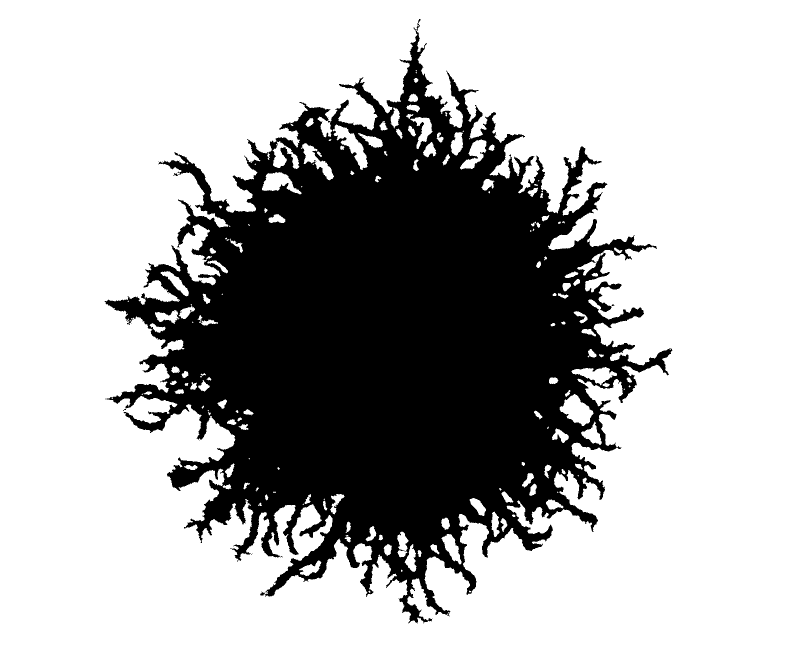
%> input picture Plotting/summary-statistic/AWRI 796 50um s5 233h 4X binary.tif, 1602 x 1305 px (shown at 1/2 size)
$ octave summary_statistic_figs.m   (GNU Octave 9; MATLAB toolbox functions it lacks are replaced by stand-ins)
%> lines starting %> are read from the running program, lines starting %| are printed output that depends on the picture; in (x1, y1, x2, y2) boxes, pixels count from 0 and x2, y2 are one past the last pixel; in counts of white or black regions, pixels touching at a corner belong together; the program's own positions count from 1
### Plotting/summary-statistic/get_csr_radius_v2.m
% this function finds the complete spatial randomness (CSR) radius of a
% given binary yeast colony rcsr. It also outputs the center of the colony
% as well as the maximum radius.
%
% AUTHOR: KAI LI
% DATE: 22 Mar 2024
%
% INPUT:
%       I: a binary colony of the simulation or exeriment
%       del: typically set to 4. See Binder et al. (2015).
%
% OUTPUT:
%
%       x0: the x-coordinates of the centre
%       y0: the y-coordinates of the centre
%       rmax: maximum raidus of colony
%       rcsr: the complete spatial randomness radius

function [x0,y0,rmax,rcsr] = get_csr_radius_v2(I,del)

    % get centre of colony
    measurements = regionprops(I, 'Centroid');
    Image_centre = measurements.Centroid;

    % find maximum radius
    dist = bwdist(I);

    [y_max,x_max]=find(dist==0);

    xc_max = x_max-Image_centre(1);
    yc_max = y_max-Image_centre(2);

    E_dist_max = sqrt(xc_max.^2+yc_max.^2);

    rmax = max(E_dist_max);

    % calculate mean field density. See Binder et al (2015).

    [Y,X] = find(I);
    x0 = Image_centre(1);
    y0 = Image_centre(2);

    rho = sum(I(:))/(pi*rmax^2);
    L = round(rmax/del);
    fr = nan(L,1);

    for i = 1:L
        n_mi = sum(sum(((X-x0).^2+(Y-y0).^2 <= (del*(i-1))^2)));
        n_i = sum(sum(((X-x0).^2+(Y-y0).^2 <= (del*i)^2)));
        cr = n_i - n_mi;
        fr(i) = cr/(pi*rho*del^2*(2*i-1));
    end

    [~, min_idx] = min(abs(1-fr));

    % calculate the CSR radius
    rcsr = min_idx*del;
end

### Plotting/summary-statistic/summary_statistic_figs.m
% this script makes the skeletonized image and cropped colony figures using
% CSR radius
%
% 18 April 2024
% Kai Li

clear
clc
close all

% read in data
AWRI796_50um = imread("AWRI 796 50um s5 233h 4X binary.tif") < 0.5;
%> AWRI796_50um: size 1305x1602 logical; 30.3% white; 1 white region, box (x1, y1, x2, y2) and area: (209, 38, 1345, 1247) 632547
SW = imread("Simi White s14 237h 4X binary.tif") < 0.5;
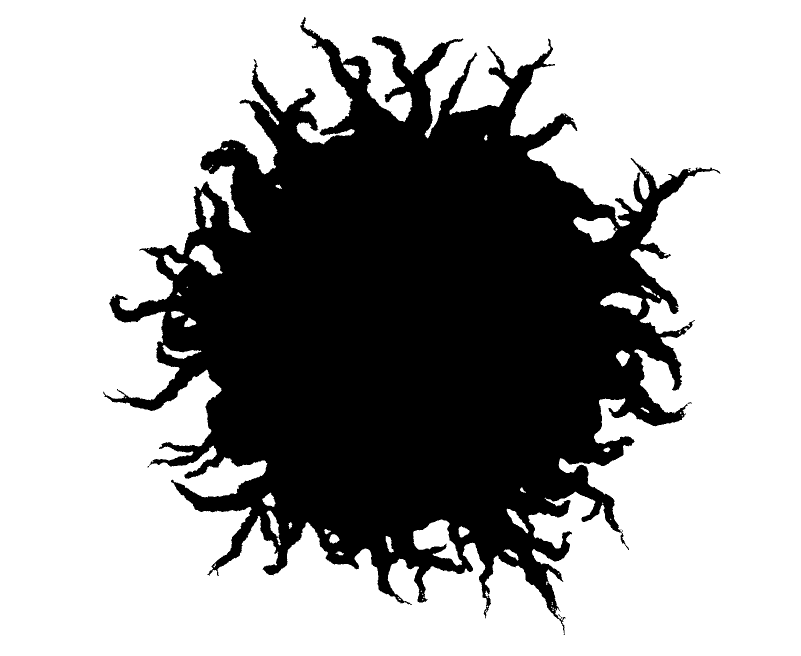
%> input picture Plotting/summary-statistic/Simi White s14 237h 4X binary.tif, 1602 x 1312 px (shown at 1/2 size)
%> SW: size 1312x1602 logical; 35.5% white; 1 white region, box (x1, y1, x2, y2) and area: (206, 34, 1441, 1270) 745704
AWRI796_500um = imread("AWRI 796 500um s14 233h 4X binary.tif") < 0.5;
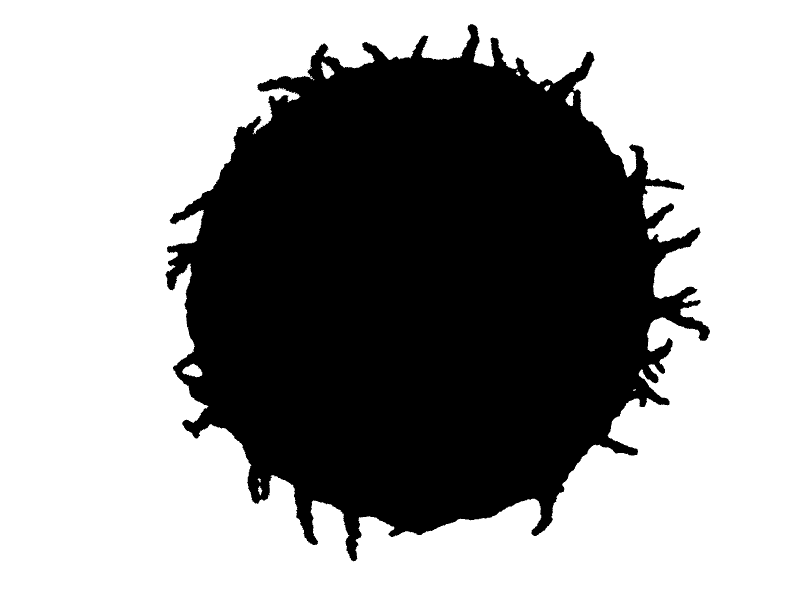
%> input picture Plotting/summary-statistic/AWRI 796 500um s14 233h 4X binary.tif, 1600 x 1200 px (shown at 1/2 size)
%> AWRI796_500um: size 1200x1600 logical; 38.9% white; 1 white region, box (x1, y1, x2, y2) and area: (331, 48, 1420, 1123) 747232

colony = AWRI796_50um;
colony(end:end+100,:) = 0;
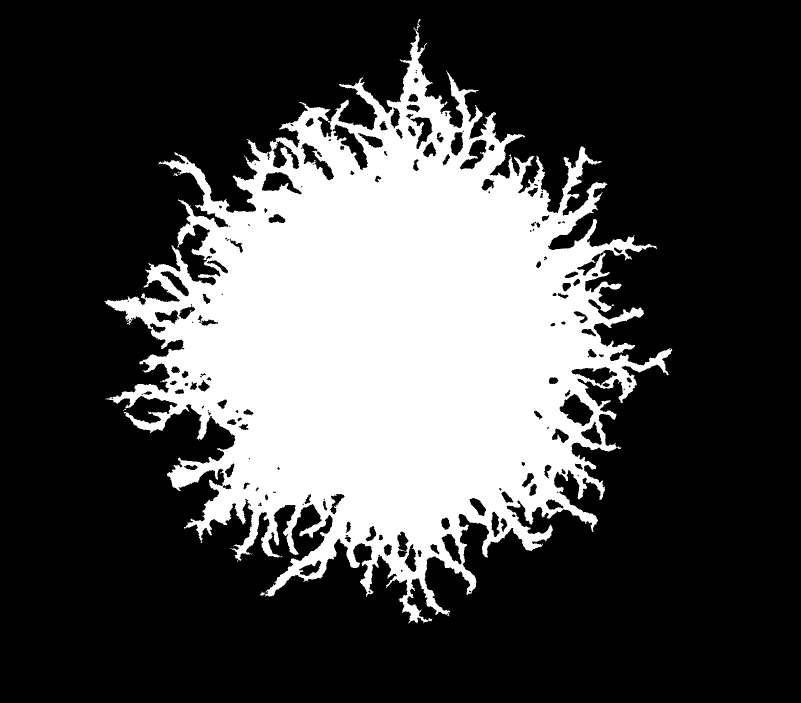
%> colony: size 1405x1602 logical (shown at 1/2 size); 28.1% white; 1 white region, box (x1, y1, x2, y2) and area: (209, 38, 1345, 1247) 632547

cut = 100; % padding binary figure

%% get radii
[x0,y0,rmax,rcsr] = get_csr_radius_v2(colony,4);
%> in get_csr_radius_v2, `measurements = regionprops(I, 'Centroid');`: measurements = 1 region; Centroid: [777.8 682.8]
%> in get_csr_radius_v2, `Image_centre = measurements.Centroid;`: Image_centre = [777.8 682.8]
%> in get_csr_radius_v2, `dist = bwdist(I);`:
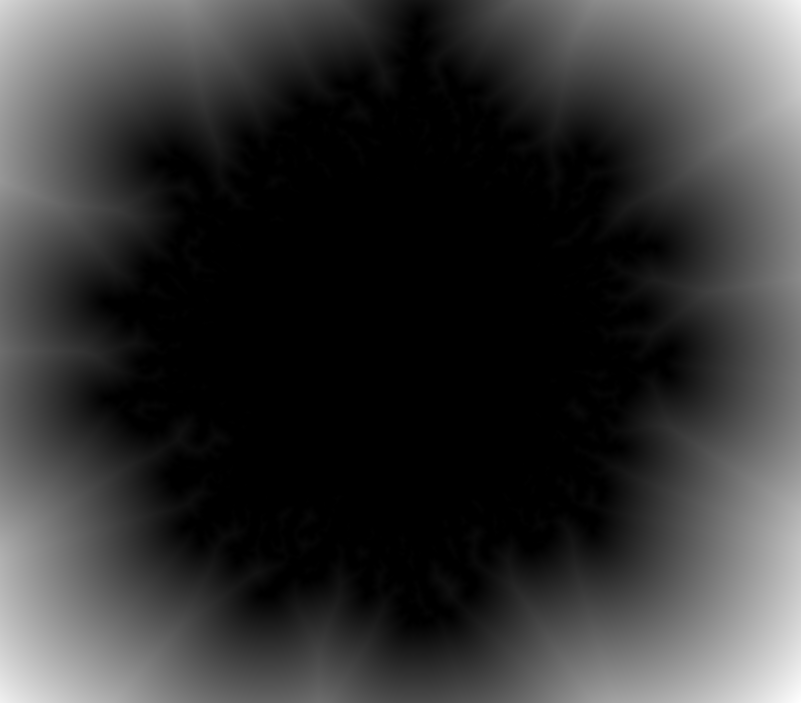
%> dist: size 1405x1602 single (shown at 1/2 size); min 0, max 537.1, mean 110.7; drawn with min black and max white
%> in get_csr_radius_v2, `[y_max,x_max]=find(dist==0);`: y_max = 632547 values from 39 to 1247; x_max = 632547 values from 210 to 1345
%> in get_csr_radius_v2, `rmax = max(E_dist_max);`: rmax = 646.9
%> in get_csr_radius_v2, `[Y,X] = find(I);`: Y = 632547 values from 39 to 1247; X = 632547 values from 210 to 1345
%> in get_csr_radius_v2, `x0 = Image_centre(1);`: x0 = 777.8
%> in get_csr_radius_v2, `y0 = Image_centre(2);`: y0 = 682.8
%> in get_csr_radius_v2, `rho = sum(I(:))/(pi*rmax^2);`: rho = 0.481
%> in get_csr_radius_v2, `L = round(rmax/del);`: L = 162
%> the loop in get_csr_radius_v2, `for i = 1:L` made 162 passes
%> (n_mi, n_i, cr) on passes 1 to 3: (0, 52, 52), (52, 202, 150), (202, 454, 252)
%> after the loop in get_csr_radius_v2, `for i = 1:L`: fr = 162 values, max 2.15 at index 1, min 0.000907 at index 160, mean 1.42
%> in get_csr_radius_v2, `[~, min_idx] = min(abs(1-fr));`: min_idx = 113
%> in get_csr_radius_v2, `rcsr = min_idx*del;`: rcsr = 452
%> x0 = 777.8; y0 = 682.8; rmax = 646.9; rcsr = 452

% get a matrix to crop out the centre of the colony based on csr radius
M = zeros(size(colony,1),size(colony,2));
M(round(y0),round(x0)) = 1;
%> M: size 1405x1602 double; values 0 (black) and 1 (white), 0% white in thin lines or dots, all inside (x1, y1, x2, y2) = (777, 682, 778, 683)
R = bwdist(M);
C = R >= rcsr;
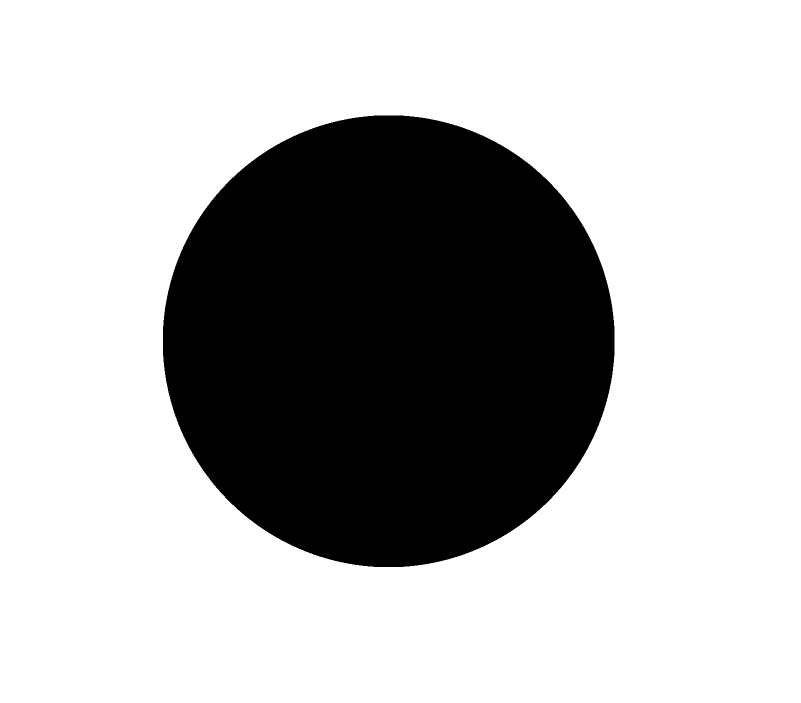
%> C: size 1405x1602 logical (shown at 1/2 size); 71.5% white; 1 black region, box (x1, y1, x2, y2) and area: (326, 231, 1229, 1134) 641801

% crop a quarter of the colony
T = zeros(size(colony,1),size(colony,2));
T(1:round(y0),1:round(x0)) = 1;
%> T: size 1405x1602 double; values 0 (black) and 1 (white), 23.6% white; 1 white region, box (x1, y1, x2, y2) and area: (0, 0, 778, 683) 531374

% skeletonize
skeleton = bwmorph(colony.*C, 'skel', Inf);
%> skeleton: size 1405x1602 logical; 0.58% white in thin lines or dots, all inside (x1, y1, x2, y2) = (209, 38, 1344, 1247)

%% plotting skeletonized colony fig (b)

colony_crop = colony.*C;
%> colony_crop: size 1405x1602 double; values 0 (black) and 1 (white), 3.2% white; 58 white regions (8 under 20 px), largest, box (x1, y1, x2, y2) and area: (678, 38, 904, 247) 9014, (772, 1128, 901, 1247) 4462, (209, 586, 332, 680) 4405

if size(skeleton,2) == 1602
    skeleton(:,1:cut) = [];
%> skeleton: size 1405x1502 logical; 0.62% white in thin lines or dots, all inside (x1, y1, x2, y2) = (109, 38, 1244, 1247)
    skeleton(:,end-cut-42:end) = [];
    colony_crop(:,1:cut) = [];
%> colony_crop: size 1405x1502 double; values 0 (black) and 1 (white), 3.4% white; 58 white regions (8 under 20 px), largest, box (x1, y1, x2, y2) and area: (578, 38, 804, 247) 9014, (672, 1128, 801, 1247) 4462, (109, 586, 232, 680) 4405
    colony_crop(:,end-cut-42:end) = [];
end

imshow(skeleton<0.5)
circle(x0-cut,y0,rcsr);
%> (this line was passed over: circle is not available in this run)
circle(x0-cut,y0,rmax);
%> (this line was passed over: circle is not available in this run)
hold on
plot(x0-cut,y0,'ro')
legend(["rcsr","rmax", "centre"],'FontSize',24)
%> figure, not shown here; shown at 1/2 size
% exportgraphics(gcf,'skeleton_v2.pdf','ContentType','vector')

%% plot of colony crop
pause(0.1)
figure
imshow(colony_crop<0.5)
circle(x0-cut,y0,rcsr);
%> (this line was passed over: circle is not available in this run)
circle(x0-cut,y0,rmax);
%> (this line was passed over: circle is not available in this run)
hold on
plot(x0-cut,y0,'ro')
legend(["rcsr","rmax", "centre"],'FontSize',24)
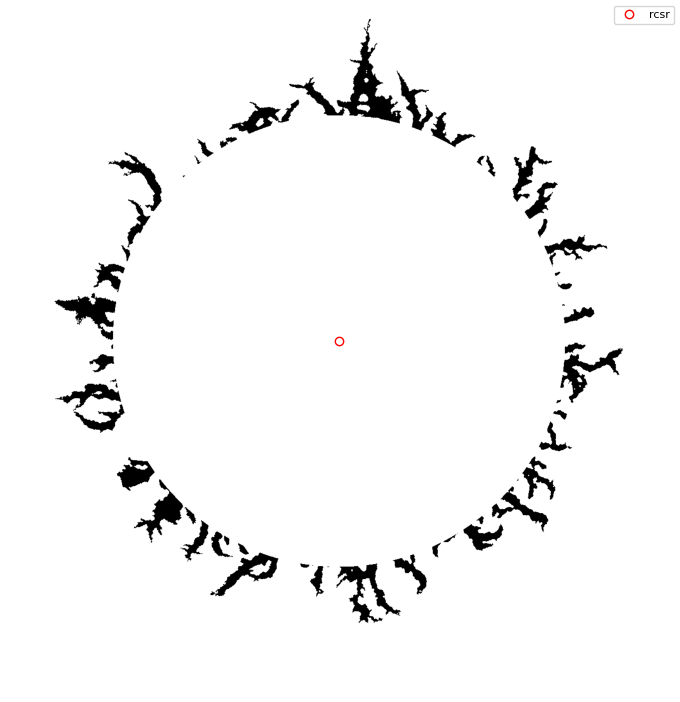
%> figure redrawn from the program's plot data; shown at 1/2 size
% exportgraphics(gcf,'colony_crop_v2.pdf','ContentType','vector')

%% plot of original colony fig (a)
pause(0.1)

figure
if size(colony,2) == 1602
    colony(:,1:cut) = [];
%> colony: size 1405x1502 logical; 30% white; 1 white region, box (x1, y1, x2, y2) and area: (109, 38, 1245, 1247) 632547
    colony(:,end-cut-42:end) = [];
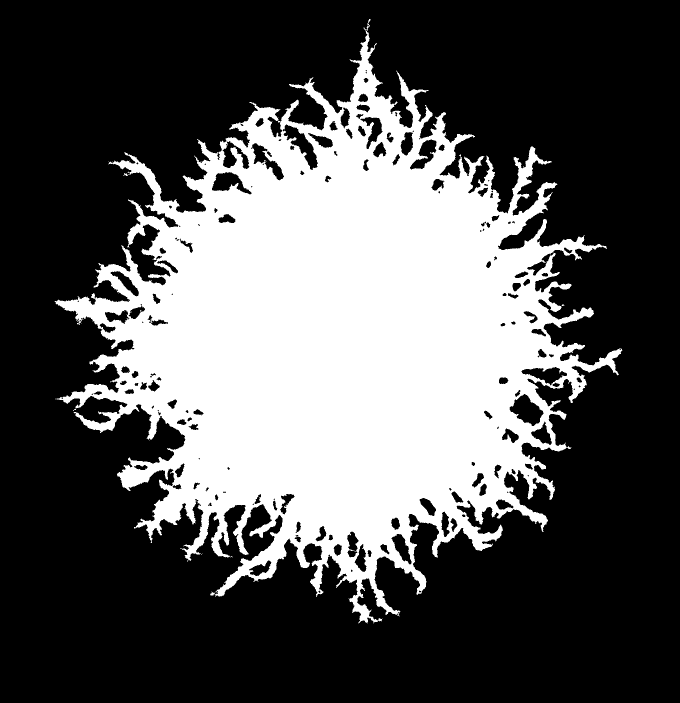
%> colony: size 1405x1359 logical (shown at 1/2 size); 33.1% white; 1 white region, box (x1, y1, x2, y2) and area: (109, 38, 1245, 1247) 632547
end
imshow(colony<0.5)
% exportgraphics(gcf,'Fig6_binary_50um_s5.pdf','ContentType','vector')
